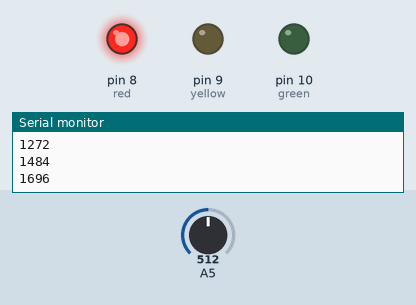
This sketch was run on a simulated Arduino Uno, built with avr-gcc and run on an emulated ATmega328P. On the bench: output pins drawn as LEDs (lit = HIGH), the last lines printed to the serial monitor. Dashed ring = blinking. The inputs (shaded band) are chosen by the test bench; at power-on: A5 = 512.

Above: at 1.25 s.
1.3 s: A5 set to 526
At 4.26 s:
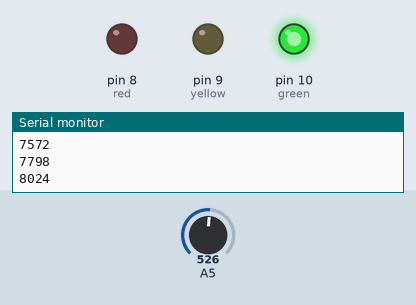
4.3 s: A5 set to 716
At 4.56 s:
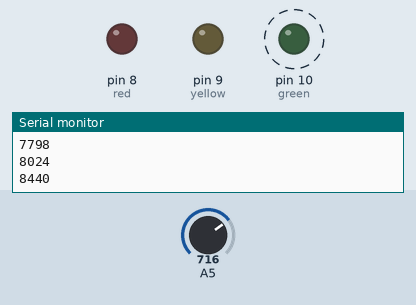
7.3 s: A5 set to 0
At 10.28 s:
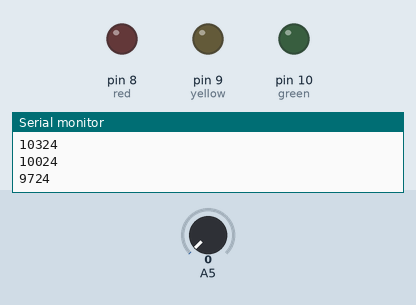
10.3 s: A5 set to 900
At 11.2 s:
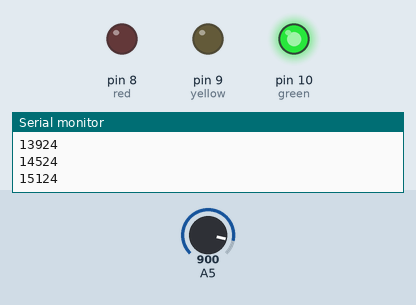
Timing chart, 0 to 12.8 s (numbered marks = the images above; inputs shaded):
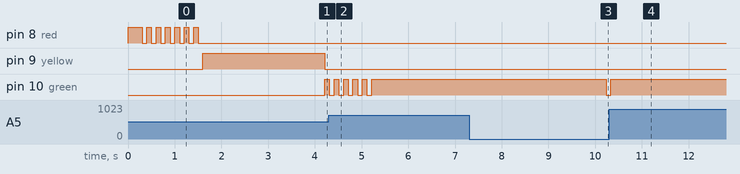

Measured:
- the behaviour switches between 525 and 526 on A5 (found by bisection; images 0 and 1)
- after the input at 1.3 s, pin 10 (green): LOW → HIGH after 2.9 s
- after the input at 4.3 s, pin 10 (green): goes on until 5.2 s, then stays HIGH
- after the input at 7.3 s, pin 10 (green): HIGH → LOW after 2.9 s
- after the input at 10.3 s, pin 9 (yellow): stays LOW (without the input it goes to HIGH after 1.0 s); pin 10 (green): goes on until 10.3 s, then stays HIGH

The sketch:

photoresistor_charge_red_yellow_green.ino
```cpp
int DETECT;
int green = 10;
int yellow = 9;
int red = 8;
int energy;
long total_energy;
int loss = 300;
int VL = 500;
int L = 2000;
int H = 8000;
int VH = 10000;

void setup(){
  pinMode(red,OUTPUT);
  pinMode(yellow,OUTPUT);
  pinMode(green,OUTPUT);
  pinMode(A5,INPUT);
  total_energy = 0;
  Serial.begin(9600);
}

void loop(){
  energy = analogRead(A5);
  total_energy += energy;
  total_energy -= loss;
  Serial.println(total_energy);
  if (total_energy<=0){
    total_energy = 0;
  }

  if (total_energy <= VL){
    digitalWrite(green,LOW);
    digitalWrite(yellow,LOW);
    digitalWrite(red,LOW);
    digitalWrite(red,HIGH);
    delay(100);
  }
  else if (total_energy <= L){
    digitalWrite(green,LOW);
    digitalWrite(yellow,LOW);
    digitalWrite(red,LOW);
    digitalWrite(red,HIGH);
    delay(100);
    digitalWrite(red,LOW);
    delay(100);
  }
  else if ( (total_energy >= H)&& (total_energy <VH) ){
    digitalWrite(green,LOW);
    digitalWrite(yellow,LOW);
    digitalWrite(red,LOW);
    digitalWrite(green,HIGH);
    delay(100);
    digitalWrite(green,LOW);
    delay(100);
  }
    else if (total_energy >= H){
    digitalWrite(green,LOW);
    digitalWrite(yellow,LOW);
    digitalWrite(red,LOW);
    digitalWrite(green,HIGH);
    delay(100);
  }
  else{
    digitalWrite(green,LOW);
    digitalWrite(yellow,LOW);
    digitalWrite(red,LOW);
    digitalWrite(yellow,HIGH);
    delay(100);
  }

}
```
